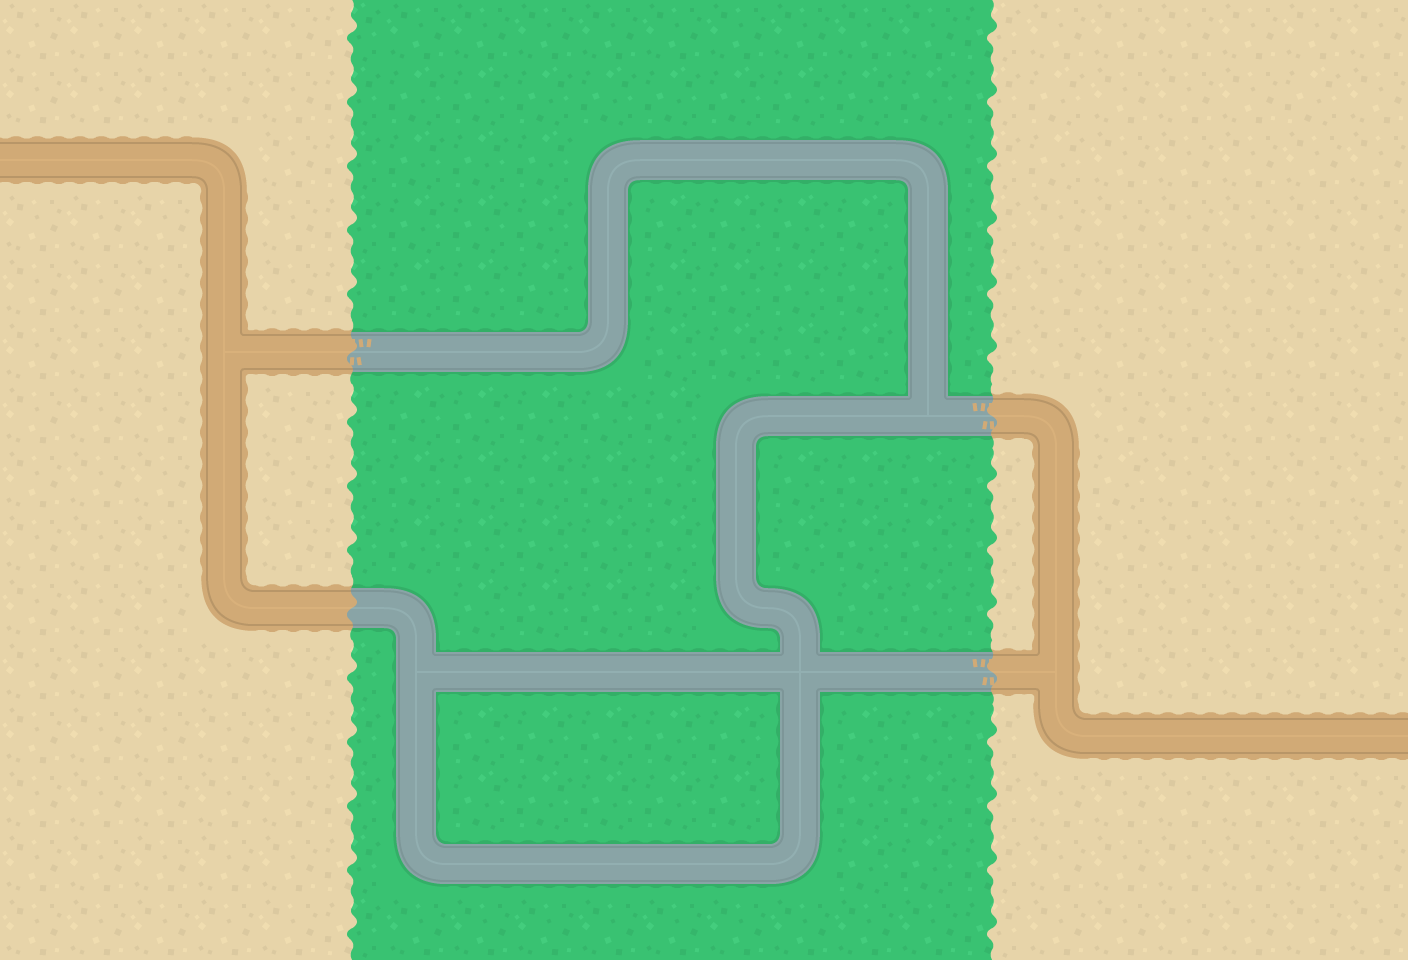

Tiled map render using the project's own tile images. Description and the map definition, with tile-layer contents summarised, below:
An orthogonal 22x15 tile map with 64x64 px tiles, 1 tile layer (grass), 2 tilesets and 271 objects.

<map version="1.10" tiledversion="1.11.2" orientation="orthogonal" renderorder="right-down" width="22" height="15" tilewidth="64" tileheight="64" infinite="0" nextlayerid="14" nextobjectid="691">
 <tileset firstgid="1" name="tank_map" tilewidth="64" tileheight="64" tilecount="40" columns="10">
  <image source="tiles/terrainTiles_default.png" width="640" height="256" />
 </tileset>
 <tileset firstgid="41" name="object_map2" tilewidth="64" tileheight="70" tilecount="30" columns="0">
  <grid orientation="orthogonal" width="1" height="1" />
  <tile id="0">
   <image source="objects/barrelBlack_side.png" width="20" height="28" />
  </tile>
  <tile id="1">
   <image source="objects/barrelBlack_top.png" width="24" height="24" />
  </tile>
  <tile id="2">
   <image source="objects/barrelGreen_side.png" width="20" height="28" />
  </tile>
  <tile id="3">
   <image source="objects/barrelGreen_top.png" width="24" height="24" />
  </tile>
  <tile id="4">
   <image source="objects/barrelRed_side.png" width="20" height="28" />
  </tile>
  <tile id="5">
   <image source="objects/barrelRed_top.png" width="24" height="24" />
  </tile>
  <tile id="6">
   <image source="objects/barrelRust_side.png" width="20" height="28" />
  </tile>
  <tile id="7">
   <image source="objects/barrelRust_top.png" width="24" height="24" />
  </tile>
  <tile id="8">
   <image source="objects/barricadeMetal.png" width="28" height="28" />
  </tile>
  <tile id="9">
   <image source="objects/barricadeWood.png" width="28" height="28" />
  </tile>
  <tile id="10">
   <image source="objects/crateMetal.png" width="28" height="28" />
  </tile>
  <tile id="11">
   <image source="objects/crateMetal_side.png" width="28" height="28" />
  </tile>
  <tile id="12">
   <image source="objects/crateWood.png" width="28" height="28" />
  </tile>
  <tile id="13">
   <image source="objects/crateWood_side.png" width="28" height="28" />
  </tile>
  <tile id="14">
   <image source="objects/fenceRed.png" width="48" height="16" />
  </tile>
  <tile id="15">
   <image source="objects/fenceYellow.png" width="52" height="16" />
  </tile>
  <tile id="16">
   <image source="objects/oilSpill_large.png" width="50" height="50" />
  </tile>
  <tile id="17">
   <image source="objects/oilSpill_small.png" width="14" height="14" />
  </tile>
  <tile id="18">
   <image source="objects/sandbagBeige.png" width="32" height="22" />
  </tile>
  <tile id="19">
   <image source="objects/sandbagBeige_open.png" width="42" height="28" />
  </tile>
  <tile id="20">
   <image source="objects/sandbagBrown.png" width="32" height="22" />
  </tile>
  <tile id="21">
   <image source="objects/sandbagBrown_open.png" width="42" height="28" />
  </tile>
  <tile id="22">
   <image source="objects/treeBrown_large.png" width="64" height="64" />
  </tile>
  <tile id="23">
   <image source="objects/treeBrown_small.png" width="36" height="36" />
  </tile>
  <tile id="24">
   <image source="objects/treeBrown_twigs.png" width="26" height="22" />
  </tile>
  <tile id="25">
   <image source="objects/treeGreen_large.png" width="64" height="64" />
  </tile>
  <tile id="26">
   <image source="objects/treeGreen_small.png" width="36" height="36" />
  </tile>
  <tile id="27">
   <image source="objects/treeGreen_twigs.png" width="26" height="22" />
  </tile>
  <tile id="28">
   <image source="objects/wireCrooked.png" width="44" height="48" />
  </tile>
  <tile id="29">
   <image source="objects/wireStraight.png" width="17" height="70" />
  </tile>
 </tileset>
 <layer id="1" name="grass" width="22" height="15">
  <data>[330 cells, 330 non-empty, 24 distinct tile ids]</data>
 </layer>
 <objectgroup id="13" name="border">
  <object id="564" gid="63" x="-1.33333" y="65.3333" width="64" height="64" />
  <object id="565" gid="63" x="65.3333" y="66.6667" width="64" height="64" />
  <object id="566" gid="63" x="130.667" y="69.3333" width="64" height="64" />
  <object id="567" gid="63" x="196" y="69.3333" width="64" height="64" />
  <object id="568" gid="63" x="264" y="69.3333" width="64" height="64" />
  <object id="569" gid="63" x="322.667" y="66.6667" width="64" height="64" />
  <object id="571" gid="63" x="-2.66667" y="129.333" width="64" height="64" />
  <object id="573" gid="63" x="-1.33333" y="264" width="64" height="64" />
  <object id="574" gid="63" x="0" y="334.667" width="64" height="64" />
  <object id="575" gid="63" x="-1.33333" y="400" width="64" height="64" />
  <object id="576" gid="63" x="2.66667" y="462.667" width="64" height="64" />
  <object id="577" gid="63" x="4" y="525.333" width="64" height="64" />
  <object id="578" gid="63" x="1.33333" y="592" width="64" height="64" />
  <object id="579" gid="63" x="10.6667" y="661.333" width="64" height="64" />
  <object id="580" gid="63" x="0" y="730.667" width="64" height="64" />
  <object id="581" gid="63" x="4" y="798.667" width="64" height="64" />
  <object id="582" gid="63" x="6.66667" y="866.667" width="64" height="64" />
  <object id="583" gid="63" x="8" y="937.333" width="64" height="64" />
  <object id="584" gid="63" x="69.3333" y="958.667" width="64" height="64" />
  <object id="585" gid="63" x="134.667" y="960" width="64" height="64" />
  <object id="586" gid="63" x="238.667" y="968" width="64" height="64" />
  <object id="587" gid="63" x="300" y="958.667" width="64" height="64" />
  <object id="588" gid="66" x="373.333" y="958.667" width="64" height="64" />
  <object id="591" gid="66" x="438.667" y="960" width="64" height="64" />
  <object id="592" gid="66" x="504" y="960" width="64" height="64" />
  <object id="593" gid="66" x="578.667" y="962.667" width="64" height="64" />
  <object id="594" gid="66" x="645.333" y="964" width="64" height="64" />
  <object id="595" gid="66" x="712" y="960" width="64" height="64" />
  <object id="598" gid="66" x="778.667" y="962.667" width="64" height="64" />
  <object id="599" gid="66" x="848" y="962.667" width="64" height="64" />
  <object id="600" gid="66" x="917.333" y="964" width="64" height="64" />
  <object id="601" gid="63" x="1000" y="961.333" width="64" height="64" />
  <object id="602" gid="63" x="1070.67" y="962.667" width="64" height="64" />
  <object id="603" gid="63" x="1137.33" y="961.333" width="64" height="64" />
  <object id="604" gid="63" x="1208" y="960" width="64" height="64" />
  <object id="605" gid="63" x="1274.67" y="962.667" width="64" height="64" />
  <object id="606" gid="63" x="1341.33" y="961.333" width="64" height="64" />
  <object id="607" gid="63" x="1346.67" y="894.667" width="64" height="64" />
  <object id="608" gid="63" x="1348" y="830.667" width="64" height="64" />
  <object id="610" gid="63" x="1340" y="702.667" width="64" height="64" />
  <object id="611" gid="63" x="1344" y="637.333" width="64" height="64" />
  <object id="612" gid="63" x="1342.67" y="574.667" width="64" height="64" />
  <object id="613" gid="63" x="1337.33" y="504" width="64" height="64" />
  <object id="614" gid="63" x="1348" y="429.333" width="64" height="64" />
  <object id="615" gid="63" x="1342.67" y="353.333" width="64" height="64" />
  <object id="616" gid="63" x="1342.67" y="285.333" width="64" height="64" />
  <object id="617" gid="63" x="1341.33" y="217.333" width="64" height="64" />
  <object id="618" gid="63" x="1344" y="150.667" width="64" height="64" />
  <object id="619" gid="63" x="1344" y="72" width="64" height="64" />
  <object id="620" gid="63" x="1266.67" y="69.3333" width="64" height="64" />
  </objectgroup>
 <objectgroup id="9" name="decorations">
  <!-- 36 objects omitted --></objectgroup>
 <objectgroup id="10" name="statics">
  <!-- 64 objects omitted --></objectgroup>
 <objectgroup id="11" name="breaking">
  <!-- 63 objects omitted --></objectgroup>
 <objectgroup id="8" name="trees">
  <!-- 18 objects omitted --></objectgroup>
</map>
<!-- 221 of 271 objects omitted -->
